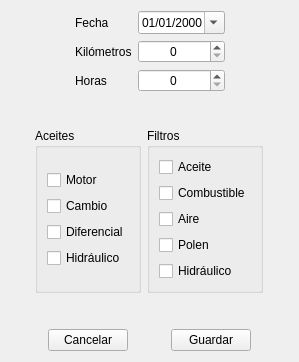
<?xml version="1.0" encoding="UTF-8"?>
<ui version="4.0">
 <class>frm_inspection</class>
 <widget class="QWidget" name="frm_inspection">
  <property name="geometry">
   <rect>
    <x>0</x>
    <y>0</y>
    <width>299</width>
    <height>362</height>
   </rect>
  </property>
  <property name="windowTitle">
   <string>Form</string>
  </property>
  <layout class="QVBoxLayout" name="verticalLayout_5">
   <item>
    <layout class="QHBoxLayout" name="horizontalLayout_3">
     <item>
      <spacer name="horizontalSpacer_7">
       <property name="orientation">
        <enum>Qt::Orientation::Horizontal</enum>
       </property>
       <property name="sizeHint" stdset="0">
        <size>
         <width>40</width>
         <height>20</height>
        </size>
       </property>
      </spacer>
     </item>
     <item>
      <layout class="QVBoxLayout" name="verticalLayout_3">
       <item>
        <widget class="QLabel" name="lbl_date_inspection">
         <property name="text">
          <string>Fecha</string>
         </property>
        </widget>
       </item>
       <item>
        <widget class="QLabel" name="lbl_kms">
         <property name="text">
          <string>Kilómetros</string>
         </property>
        </widget>
       </item>
       <item>
        <widget class="QLabel" name="lbl_hours">
         <property name="text">
          <string>Horas</string>
         </property>
        </widget>
       </item>
      </layout>
     </item>
     <item>
      <layout class="QVBoxLayout" name="verticalLayout_4">
       <item>
        <widget class="QDateEdit" name="date_inspection">
         <property name="wrapping">
          <bool>false</bool>
         </property>
         <property name="alignment">
          <set>Qt::AlignmentFlag::AlignCenter</set>
         </property>
         <property name="buttonSymbols">
          <enum>QAbstractSpinBox::ButtonSymbols::UpDownArrows</enum>
         </property>
         <property name="showGroupSeparator" stdset="0">
          <bool>false</bool>
         </property>
         <property name="displayFormat">
          <string>dd/MM/yyyy</string>
         </property>
         <property name="calendarPopup">
          <bool>true</bool>
         </property>
        </widget>
       </item>
       <item>
        <widget class="QSpinBox" name="sbx_kms">
         <property name="alignment">
          <set>Qt::AlignmentFlag::AlignCenter</set>
         </property>
         <property name="maximum">
          <number>99999999</number>
         </property>
        </widget>
       </item>
       <item>
        <widget class="QSpinBox" name="sbx_hours">
         <property name="alignment">
          <set>Qt::AlignmentFlag::AlignCenter</set>
         </property>
         <property name="maximum">
          <number>99999999</number>
         </property>
        </widget>
       </item>
      </layout>
     </item>
     <item>
      <spacer name="horizontalSpacer_2">
       <property name="orientation">
        <enum>Qt::Orientation::Horizontal</enum>
       </property>
       <property name="sizeHint" stdset="0">
        <size>
         <width>40</width>
         <height>20</height>
        </size>
       </property>
      </spacer>
     </item>
    </layout>
   </item>
   <item>
    <spacer name="verticalSpacer">
     <property name="orientation">
      <enum>Qt::Orientation::Vertical</enum>
     </property>
     <property name="sizeHint" stdset="0">
      <size>
       <width>20</width>
       <height>40</height>
      </size>
     </property>
    </spacer>
   </item>
   <item>
    <layout class="QHBoxLayout" name="horizontalLayout_2">
     <item>
      <spacer name="horizontalSpacer_6">
       <property name="orientation">
        <enum>Qt::Orientation::Horizontal</enum>
       </property>
       <property name="sizeHint" stdset="0">
        <size>
         <width>40</width>
         <height>20</height>
        </size>
       </property>
      </spacer>
     </item>
     <item>
      <widget class="QGroupBox" name="gbx_oils">
       <property name="title">
        <string>Aceites</string>
       </property>
       <layout class="QGridLayout" name="gridLayout">
        <item row="0" column="0">
         <layout class="QVBoxLayout" name="verticalLayout">
          <item>
           <widget class="QCheckBox" name="chb_motor_oil">
            <property name="text">
             <string>Motor</string>
            </property>
           </widget>
          </item>
          <item>
           <widget class="QCheckBox" name="chb_transmission_oil">
            <property name="text">
             <string>Cambio</string>
            </property>
           </widget>
          </item>
          <item>
           <widget class="QCheckBox" name="chb_diferential_oil">
            <property name="text">
             <string>Diferencial</string>
            </property>
           </widget>
          </item>
          <item>
           <widget class="QCheckBox" name="chb_hydraulic_oil">
            <property name="text">
             <string>Hidráulico</string>
            </property>
           </widget>
          </item>
         </layout>
        </item>
       </layout>
      </widget>
     </item>
     <item>
      <widget class="QGroupBox" name="gbx_filters">
       <property name="title">
        <string>Filtros</string>
       </property>
       <layout class="QGridLayout" name="gridLayout_2">
        <item row="0" column="0">
         <layout class="QVBoxLayout" name="verticalLayout_2">
          <item>
           <widget class="QCheckBox" name="chb_oil_filter">
            <property name="text">
             <string>Aceite</string>
            </property>
           </widget>
          </item>
          <item>
           <widget class="QCheckBox" name="chb_fuel_filter">
            <property name="text">
             <string>Combustible</string>
            </property>
           </widget>
          </item>
          <item>
           <widget class="QCheckBox" name="chb_air_filter">
            <property name="text">
             <string>Aire</string>
            </property>
           </widget>
          </item>
          <item>
           <widget class="QCheckBox" name="chb_poller_filter">
            <property name="text">
             <string>Polen</string>
            </property>
           </widget>
          </item>
          <item>
           <widget class="QCheckBox" name="chb_hydraulic_filter">
            <property name="text">
             <string>Hidráulico</string>
            </property>
           </widget>
          </item>
         </layout>
        </item>
       </layout>
      </widget>
     </item>
     <item>
      <spacer name="horizontalSpacer_5">
       <property name="orientation">
        <enum>Qt::Orientation::Horizontal</enum>
       </property>
       <property name="sizeHint" stdset="0">
        <size>
         <width>40</width>
         <height>20</height>
        </size>
       </property>
      </spacer>
     </item>
    </layout>
   </item>
   <item>
    <spacer name="verticalSpacer_2">
     <property name="orientation">
      <enum>Qt::Orientation::Vertical</enum>
     </property>
     <property name="sizeHint" stdset="0">
      <size>
       <width>20</width>
       <height>40</height>
      </size>
     </property>
    </spacer>
   </item>
   <item>
    <layout class="QHBoxLayout" name="horizontalLayout">
     <item>
      <spacer name="horizontalSpacer_3">
       <property name="orientation">
        <enum>Qt::Orientation::Horizontal</enum>
       </property>
       <property name="sizeHint" stdset="0">
        <size>
         <width>40</width>
         <height>20</height>
        </size>
       </property>
      </spacer>
     </item>
     <item>
      <widget class="QPushButton" name="btn_cancel">
       <property name="text">
        <string>Cancelar</string>
       </property>
      </widget>
     </item>
     <item>
      <spacer name="horizontalSpacer">
       <property name="orientation">
        <enum>Qt::Orientation::Horizontal</enum>
       </property>
       <property name="sizeHint" stdset="0">
        <size>
         <width>40</width>
         <height>20</height>
        </size>
       </property>
      </spacer>
     </item>
     <item>
      <widget class="QPushButton" name="btn_save">
       <property name="text">
        <string>Guardar</string>
       </property>
      </widget>
     </item>
     <item>
      <spacer name="horizontalSpacer_4">
       <property name="orientation">
        <enum>Qt::Orientation::Horizontal</enum>
       </property>
       <property name="sizeHint" stdset="0">
        <size>
         <width>40</width>
         <height>20</height>
        </size>
       </property>
      </spacer>
     </item>
    </layout>
   </item>
  </layout>
 </widget>
 <resources/>
 <connections/>
</ui>
